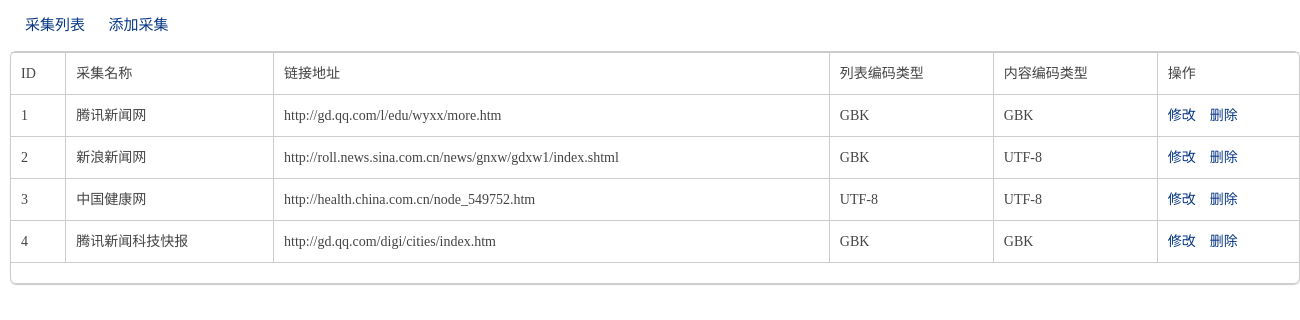
/manage.php, run on the app's committed database.
### tables this page shows
CREATE TABLE IF NOT EXISTS `oc_rules` (
  `id` int(8) NOT NULL AUTO_INCREMENT,
  `title` varchar(100) NOT NULL COMMENT '目标网名称标识',
  `url` varchar(200) NOT NULL COMMENT '链接地址',
  `root_url` varchar(300) DEFAULT NULL COMMENT '根链接',
  `charset` varchar(100) NOT NULL DEFAULT 'UTF-8' COMMENT '列表页编码类型',
  `detail_charset` varchar(100) NOT NULL DEFAULT 'UTF-8' COMMENT '内容页编码',
  `r_list` varchar(300) NOT NULL COMMENT '列表匹配规则',
  `title_first` tinyint(1) NOT NULL DEFAULT '1' COMMENT '标题排第一个子元素',
  `create_time_format` varchar(100) DEFAULT NULL COMMENT '时间格式',
  `r_detail` varchar(300) DEFAULT NULL COMMENT '内容匹配规则',
  `detail_right_add` varchar(300) DEFAULT NULL COMMENT '内容右补位字符',
  `is_del_ahref` tinyint(1) NOT NULL DEFAULT '1' COMMENT '是否过滤掉ahref标签',
  PRIMARY KEY (`id`)
);

### Config/config.php (called while the page is built)
<?php
return array(
"DB_HOST"=> "localhost",
"DB_NAME" => "cs",
"DB_USER" => "root",
"DB_PWD" => "",
"DB_PREFIX"=>"oc_",
"DB_CHARSET"=>"utf8",
"DB_TYPE"=>"mysql",
"DB_PCONNECT"=>false,
"DB_PORT"=>"3306",
);?>

### Library/DB.class.php (called while the page is built, shortened)
<?php
class db{
    public $db = null;
    public $config = array();
    private $options = array();
    public function __construct($config=array()){
		$config = require("Config/config.php");
        $this->config['DB_TYPE'] = isset($config['DB_TYPE'])?$config['DB_TYPE']:DB_TYPE;
        $this->config['DB_HOST'] = isset($config['DB_HOST'])?$config['DB_HOST']:DB_HOST;
        $this->config['DB_USER'] = isset($config['DB_USER'])?$config['DB_USER']:DB_USER;
        $this->config['DB_PWD'] = isset($config['DB_PWD'])?$config['DB_PWD']:DB_PWD;
        $this->config['DB_PORT'] = isset($config['DB_PORT'])?$config['DB_PORT']:DB_PORT;
        $this->config['DB_NAME'] = isset($config['DB_NAME'])?$config['DB_NAME']:DB_NAME;
        $this->config['DB_CHARSET'] = isset($config['DB_CHARSET'])?$config['DB_CHARSET']:DB_CHARSET;
        $this->config['DB_PREFIX'] = isset($config['DB_PREFIX'])?$config['DB_PREFIX']:DB_PREFIX;
        $this->config['DB_PCONNECT'] = isset($config['DB_PCONNECT'])?$config['DB_PCONNECT']:DB_PCONNECT;
        $this->options['_field'] = '*';
    }
    public function connect(){
        if(!is_object($this->db)){
            $this->db = new $db_type();
            $this->db->connect($this->config['DB_HOST'].":".$this->config['DB_PORT'], $this->config['DB_USER'], $this->config['DB_PWD'], $this->config['DB_NAME'] , $this->config['DB_CHARSET'] , $this->config['DB_PCONNECT'] , $this->config['DB_PREFIX']) ;
         }
    }
    public function table($table,$ignore_prefix=false){
        if($ignore_prefix){
            $this->options['_table'] = $this->addSpecialChar($table);
        }else{
            $table = $this->config['DB_PREFIX'].$table;
            $this->options['_table'] = $this->addSpecialChar($table);
        }
        return $this;
    }
    public function getAll($query){
        $data = array();
        while($row = $this->db->fetch_array($query)){
            $data[] = $row;
        }
        return $data;
    }
    public function select(){
        $table = $this->options['_table'];
        $field = $this->options['_field'];
        $field = $this->parseField($field);
        if(!isset($this->options['_limit'])){
            $this->options['_limit'] = 300;
        }
        $where = $this->_parseCondition();
        $this->options['_field'] = '*';
        $this->sql = "SELECT $field FROM $table $where";
        $query = $this->db->query($this->sql);
        return $this->getAll($query);
    }
    private function _parseCondition(){
        $condition="";
        if(!empty($this->options['_limit'])&&(is_string($this->options['_limit'])||is_numeric($this->options['_limit']))){
            $condition .= " LIMIT ".$this->options['_limit'];
        }
        return $condition;
    }
    private function parseField($fields){
        if(is_array($fields)){
            $array = array();
            foreach($fields as $key=>$field){
                if(!is_numeric($key))
                    $array[] = $this->addSpecialChar($key).' AS '.$this->addSpecialChar($field);
                else
                    $array[] = $this->addSpecialChar($field);
            }
            $fieldsStr = implode(',', $array);
        }elseif(is_string($fields) && !empty($fields)) {
            $fieldsStr = $this->addSpecialChar($fields);
        }else{
            $fieldsStr = '*';
        }
        return $fieldsStr;
    }
    private function addSpecialChar(&$value){
        if(0 === stripos($this->config['DB_TYPE'],'mysql')){
            $value = trim($value);
            if( false !== strpos($value,' ') || false !== strpos($value,',') || false !== strpos($value,'*') ||  false !== strpos($value,'(') || false !== strpos($value,'.') || false !== strpos($value,'`')) {
            }else{
                $value = '`'.$value.'`';
            }
        }
        return $value;
    }
}
?>
<?php
class mysql {
    public $link;
    public function connect($dbhost,$dbuser,$dbpw,$dbname='',$dbcharset='',$pconnect=false,$tablepre='') {
        if($pconnect){
            if(!$this->link = @mysql_pconnect($dbhost,$dbuser,$dbpw)){
                $this->halt('无法连接到数据库服务器');
            }
        }else{
            if(!$this->link = @mysql_connect($dbhost,$dbuser,$dbpw)){
                $this->halt('无法连接到数据库服务器');
            }
        }
    }
    public function select_db($dbname){
        return mysql_select_db($dbname,$this->link);
    }
    public function query($sql){
        if(!($query = mysql_query($sql,$this->link))){
            $this->halt('MySQL Query Error', $sql);
        }
        return $query;
    }
    public function fetch_array($query,$result_type=MYSQL_ASSOC){
        return mysql_fetch_array($query,$result_type);
    }
    public function version(){
        return mysql_get_server_info($this->link);
    }
}
?>

### Library/common.php (called while the page is built)
<?php
require 'Library/DB.class.php';
$M= new db();

### manage.php (the view, shortened to what this page needs)
<?php
require 'Library/common.php';
$resultList=$M->table('rules')->select();
?>
<!DOCTYPE html>
<html>
	<link rel="stylesheet" type="text/css" href="Public/main/css/default.css" />
    <link rel="stylesheet" type="text/css" href="Public/style.css" />
	<link rel="stylesheet" href="Public/main/css/demo.css" type="text/css" media="all" />
    <link rel="stylesheet" href="Public/main/css/manage.css" type="text/css" media="all" />
<body>
<div class="content">
 <div class="nav">
     <a class="sel" href="manage.php">采集列表</a>
   <a href="edit.php">添加采集</a>
</div>
<div>
<table class="bordered">
  <thead><tr>
    <td>ID</td>
    <td>采集名称</td>
    <td>链接地址</td>
    <td>列表编码类型</td>
	<td>内容编码类型</td>
    <td>操作</td>
  </tr>
  </thead>
  <tbody>
  <?php for($i=0;$i<count($resultList);$i++){ ?>
  <tr>
	<td><?php echo $resultList[$i]['id'] ;?></td>
	<td><?php echo $resultList[$i]['title'] ;?></td>
	<td><?php echo $resultList[$i]['url'] ;?></td>
	<td><?php echo $resultList[$i]['charset'] ;?></td>
	<td><?php echo $resultList[$i]['detail_charset'] ;?></td>
	<td><a class="btn_a" href="edit.php?id=<?php echo $resultList[$i]['id']; ?>">修改</a>&nbsp;&nbsp;&nbsp;&nbsp;<a class="btn_a2" href="del.php?id=<?php echo $resultList[$i]['id']; ?>"" onclick="return confirm('确定删除吗？')">删除</a></td>
  </tr>
  <?php } ?>
  </tbody>
  <tfoot>
    <tr><td colspan="9"><div class="page"><div>    </div></div></td>
  </tr>
  </tfoot>
</table>
</div>
</body>
</html>

### Public/main/css/default.css (style rules this page uses)
a { text-decoration: none; }
a:link, a:visited { color:#063685; text-decoration:none; }
div.content { font-size:14px; line-height:150%; }

### Public/main/css/style.css (style rules this page uses)
a { color: #c75f3e; text-decoration: none }
body { min-height:600px; min-width:1280px; overflow-y:hidden; }

### Public/main/css/demo.css (style rules this page uses)
* { background: none repeat scroll 0 0 transparent; border: 0 none; margin: 0; padding: 0; vertical-align: baseline; font-family:微软雅黑; }

### Public/main/css/manage.css (style rules this page uses)
table { *border-collapse: collapse; border-spacing: 0; width: 100%; }
.bordered { border: solid #ccc 1px; -moz-border-radius: 6px; -webkit-border-radius: 6px; border-radius: 6px; -webkit-box-shadow: 0 1px 1px #ccc; -moz-box-shadow: 0 1px 1px #ccc; box-shadow: 0 1px 1px #ccc; }
.bordered td, .bordered th { border-left: 1px solid #ccc; border-top: 1px solid #ccc; padding: 10px; text-align: left; }
.bordered td:first-child, .bordered th:first-child { border-left: none; }
.bordered tr:last-child td:first-child { -moz-border-radius: 0 0 0 6px; -webkit-border-radius: 0 0 0 6px; border-radius: 0 0 0 6px; }
.bordered tr:last-child td:last-child { -moz-border-radius: 0 0 6px 0; -webkit-border-radius: 0 0 6px 0; border-radius: 0 0 6px 0; }
.nav { margin:15px; }
.nav a { font-size:15px; margin-right:20px; }

### data on the page
oc_rules: id "1", title "腾讯新闻网", url "http://gd.qq.com/l/edu/wyxx/more.htm", charset "GBK", detail_charset "GBK"
oc_rules: id "2", title "新浪新闻网", url "http://roll.news.sina.com.cn/news/gnxw/gdxw1/index.shtml", charset "GBK", detail_charset "UTF-8"
oc_rules: id "3", title "中国健康网", url "http://health.china.com.cn/node_549752.htm", charset "UTF-8", detail_charset "UTF-8"
oc_rules: id "4", title "腾讯新闻科技快报", url "http://gd.qq.com/digi/cities/index.htm", charset "GBK", detail_charset "GBK"
